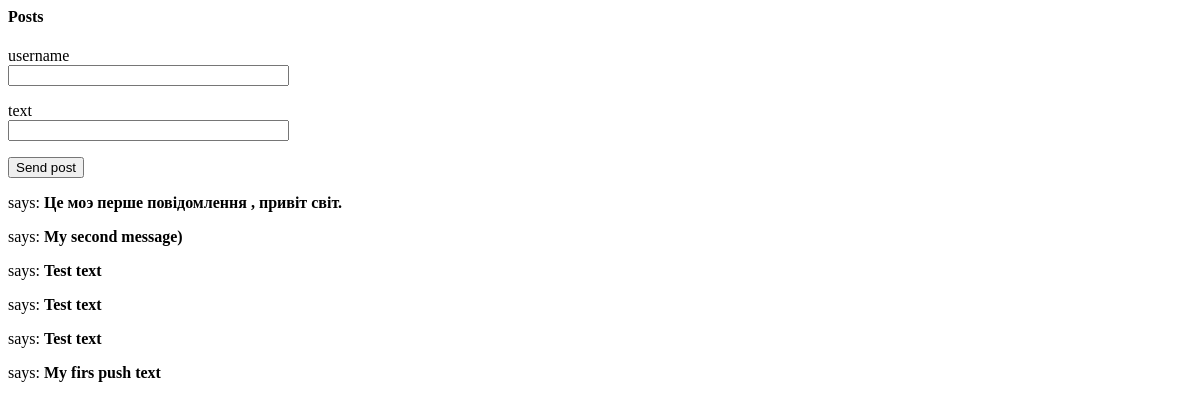
The page /index on the database as committed earlier.
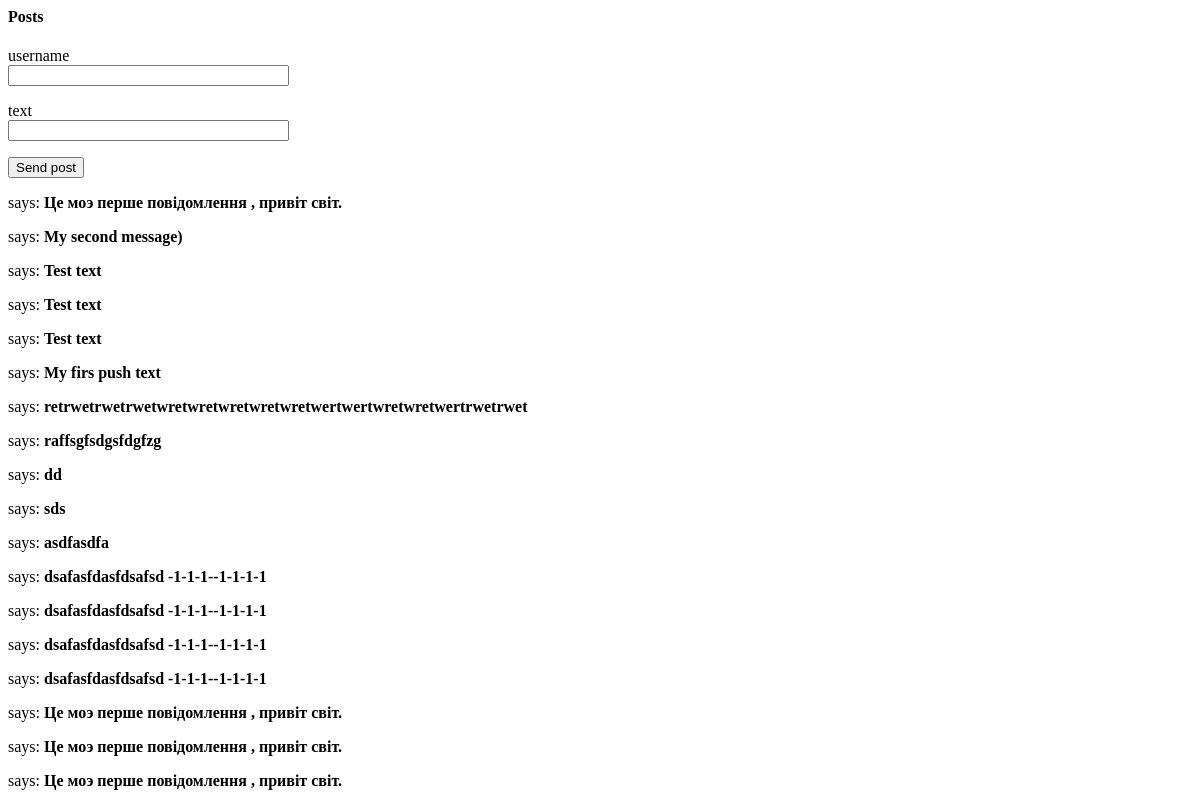
The same page on the database as committed later.
### app/models/models.py (models this page shows)
class Post(db.Model):
    id = db.Column(db.Integer, primary_key=True)
    likes = db.Column(db.Integer)
    user_name = db.Column(db.String(64))
    type = db.Column(db.String(20))
    text = db.Column(db.String(128))

### app/routes/web/routes.py (the view)
@app.route('/')
@app.route('/index')
def index():
    posts = Post.query.all()
    postsForm = SendPostForm()
    return render_template('index.html', posts=posts, form=postsForm)

### app/forms.py
class SendPostForm(FlaskForm):
    username = StringField('username', validators=[DataRequired()])
    text = StringField('text', validators=[DataRequired()])
    submit = SubmitField('Send post')

### app/templates/index.html (shortened to what this page needs)
<html>
<head>
</head>
<body>
<H4>Posts</H4>
{% block content %}
    <form action="{{ url_for('sendPost') }}" method="post" novalidate>
        <p>
            {{ form.username.label }}<br>
            {{ form.username(size=32) }}
        </p>
        <p>
            {{ form.text.label }}<br>
            {{ form.text(size=32) }}
        <p>{{ form.submit() }}</p>
        </p>
    </form>
{% endblock %}
{% for post in posts %}
    <div><p>says: <b>{{ post.text }}</b></p></div>
{% endfor %}
</body>
</html>

Rows that differ between the two databases and show on the page:
added Post: text "retrwetrwetrwetwretwretwretwretwretwertwertwretwretwertrwetrwet"
added Post: text "raffsgfsdgsfdgfzg"
added Post: text "dd"
added Post: text "sds"
added Post: text "asdfasdfa"
added Post: text "dsafasfdasfdsafsd -1-1-1--1-1-1-1"
added Post: text "dsafasfdasfdsafsd -1-1-1--1-1-1-1"
added Post: text "dsafasfdasfdsafsd -1-1-1--1-1-1-1"
added Post: text "dsafasfdasfdsafsd -1-1-1--1-1-1-1"
added Post: text "Це моэ перше повідомлення , привіт світ."
added Post: text "Це моэ перше повідомлення , привіт світ."
added Post: text "Це моэ перше повідомлення , привіт світ."
